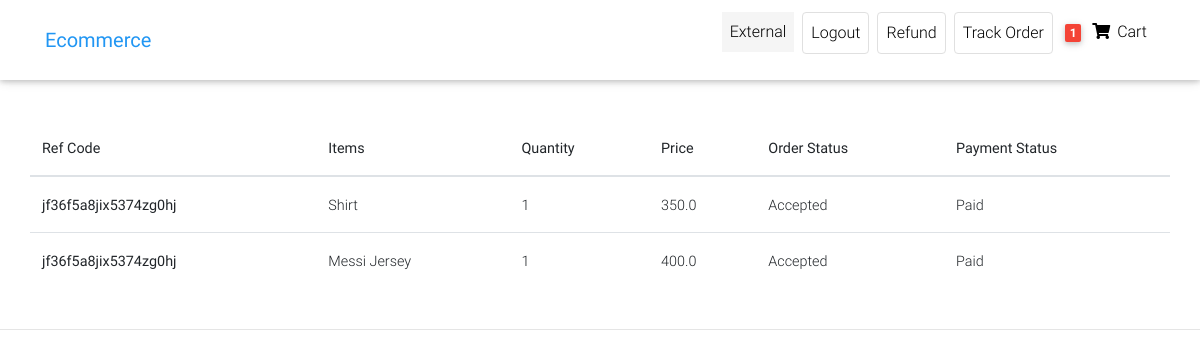
The page /track-order/ (signed in) on the database its author committed.
### front/models.py (models this page shows, shortened)
class Customer(AbstractUser):#Users is customer here
    phone=models.CharField(max_length=12,default="")
    gender=models.CharField(max_length=15,default="")
    user_address=models.CharField(max_length=50,default="")

class Order(models.Model):
    user=models.ForeignKey(Customer,on_delete=models.CASCADE)
    ref_code=models.CharField(max_length=20,blank=True,null=True)
    items=models.ManyToManyField(OrderItem)
    start_date = models.DateTimeField(auto_now_add=True)
    ordered_date=models.DateField()
    ordered=models.BooleanField(default=False)#it check whether has been ordered or not
    billing_address=models.ForeignKey('Address',related_name='billing_address',on_delete=models.SET_NULL,blank=True,null=True)
    shipping_address=models.ForeignKey('Address',related_name='shipping_address',on_delete=models.SET_NULL,blank=True,null=True)
    payment_detail=models.ForeignKey('Payments',on_delete=models.SET_NULL,blank=True,null=True)
    coupon=models.ForeignKey('Coupon',on_delete=models.SET_NULL,blank=True,null=True)
    being_delivered=models.BooleanField(default=False)#deliver hogaya
    received=models.BooleanField(default=False)#order hmne receive karliya
    order_status=models.CharField(choices=status,max_length=10,default='Pe')
    refund_requested=models.BooleanField(default=False)
    refund_granted=models.BooleanField(default=False)
    def __str__(self):
        return self.user.username

class OrderItem(models.Model):
    user=models.ForeignKey(Customer,on_delete=models.CASCADE,null=True,blank=True)
    ordered=models.BooleanField(default=False)
    item=models.ForeignKey(Item,on_delete=models.CASCADE)
    quantity=models.IntegerField(default=1)
    def get_total_item_price(self):
        totalprice=self.item.price * self.quantity
        return totalprice
    def get_total_item_discount_price(self):
        if self.item.discount_price:
            totalprice=self.item.discount_price * self.quantity
            return totalprice
        else:
            return self.get_total_item_price()
    def get_final_price(self):
        if self.get_total_item_discount_price():
            return self.get_total_item_discount_price()
        return self.get_total_item_price()

class Item(models.Model):
    upload_path = 'Images'
    title=models.CharField(max_length=50)
    price=models.FloatField()
    discount_price=models.FloatField(blank=True,null=True)
    category=models.CharField(choices=CATEGORY_CHOICES,max_length=2)
    label=models.CharField(choices=LABEL_CHOICES,max_length=1)
    slug=models.SlugField(blank=True)
    description=models.TextField()
    image=models.ImageField(upload_to=upload_path,null=True,blank=True)

### front/views.py (the view)
# urls.py: path('track-order/',  views.track_order, name='track-order'),
@login_required(login_url="login/")
def track_order(request):
    ordered_items=Order.objects.prefetch_related('items').filter(user=request.user,ordered=True)
    print(ordered_items)
    '''for order in ordered_items:
        print(order.items.all())'''#it is for debugging
    context={'ordered_items':ordered_items}
    return render(request,'Ecommerce/track_order.html',context)

### front/templatetags/cart_template_tags.py (called while the page is built)
@register.filter
def cart_item_count(user):
    if user.is_authenticated:
        qs=Order.objects.filter(user=user,ordered=False)
        if qs.exists():
            return qs[0].items.count()
    return 0

### front/templates/Ecommerce/track_order.html (shortened to what this page needs)
{% extends "Ecommerce/home-page.html" %}
{% load static %}
{% load cart_template_tags %}
{% block body %}
  {% include 'Ecommerce/navbar.html' %}
  <main class="mt-5 pt-4">
    <div class="container dark-grey-text mt-5">
      <div class="row wow fadeIn">
        {% if  ordered_items and user.is_authenticated %}
        <table class="table">
            <thead>
              <tr>
                <th scope="col">Ref Code</th>
                <th scope="col"> Items</th>
                <th scope="col"> Quantity</th>
                <th scope="col">Price</th>
                <th scope="col">Order Status</th>
                <th scope="col">Payment Status</th>
              </tr>
            </thead>
            <tbody>
                {% for order in ordered_items %}
                {% for orderitems in order.items.all %}
              <tr>
                <th scope="row">{{order.ref_code}}</th>
                <td>{{orderitems.item.title}}</td>
                <td>{{orderitems.quantity}}</td>
                <td>{{orderitems.get_final_price}}</td>
                <td>{{order.get_order_status_display}}</td>
                <td>
                    {% if order.payment_detail.paid %}Paid{% else %}Not Paid{% endif %}
                </td>
              </tr>
              {% endfor %}
              {% endfor %}
            </tbody>
          </table>
          {% else %}
          <h5>You haven't order anything from our site</h5>
    {% endif %}
      </div>
      </div>
  </main>
  <footer class="page-footer text-center font-small mt-4 wow fadeIn">
    <hr class="my-4">
  </footer>
  {% endblock body %}

### front/templates/Ecommerce/navbar.html (shortened to what this page needs)
{% load cart_template_tags %}
 <nav class="navbar fixed-top navbar-expand-lg navbar-light white scrolling-navbar">
    <div class="container">
      <a class="navbar-brand waves-effect" href="/" >
        <strong class="blue-text">Ecommerce</strong>
      </a>
      <div class="collapse navbar-collapse" id="navbarSupportedContent">
        <ul class="navbar-nav nav-flex-icons">
          {% if request.user.is_authenticated %}
          <li class="nav-item mx-1">
            <p class="nav-link  "
            style="background-color:whitesmoke;"
             >
              {{request.user.first_name}}
          </p>
          </li>
          <li class="nav-item mx-1">
            <a href="{% url 'account_logout' %}" class="nav-link border border-light rounded waves-effect"
             >
              Logout
            </a>
          </li>
          <li class="nav-item mx-1">
            <a href="{% url 'request-refund' %}" class="nav-link border border-light rounded waves-effect"
             >
              Refund
            </a>
          </li>
          <li class="nav-item mx-1">
            <a href="{% url 'track-order' %}" class="nav-link border border-light rounded waves-effect"
            >
              Track Order
            </a>
          </li>
          {% endif %}
          {% if user.is_authenticated %}
          <li class="nav-item">
            <a href="{% url 'order-summary' %}" class="nav-link waves-effect">
              <span class="badge red z-depth-1 mr-1"> {{request.user|cart_item_count}} </span>
              <i class="fas fa-shopping-cart"></i>
              <span class="clearfix d-none d-sm-inline-block"> Cart </span>
            </a>
          </li>
          {% endif %}
        </ul>
      </div>
    </div>
  </nav>

### front/templates/Ecommerce/home-page.html (style rules this page uses)
html, body, header, .carousel { height: 60vh; }

### rows shown on the page
Customer: user.first_name "External", user|cart_item_count "1"
Order: ref_code "jf36f5a8jix5374zg0hj", order_status "Accepted"
OrderItem: item "Shirt", quantity "1", get_final_price "350.0"
OrderItem: item "Messi Jersey", quantity "1", get_final_price "400.0"
